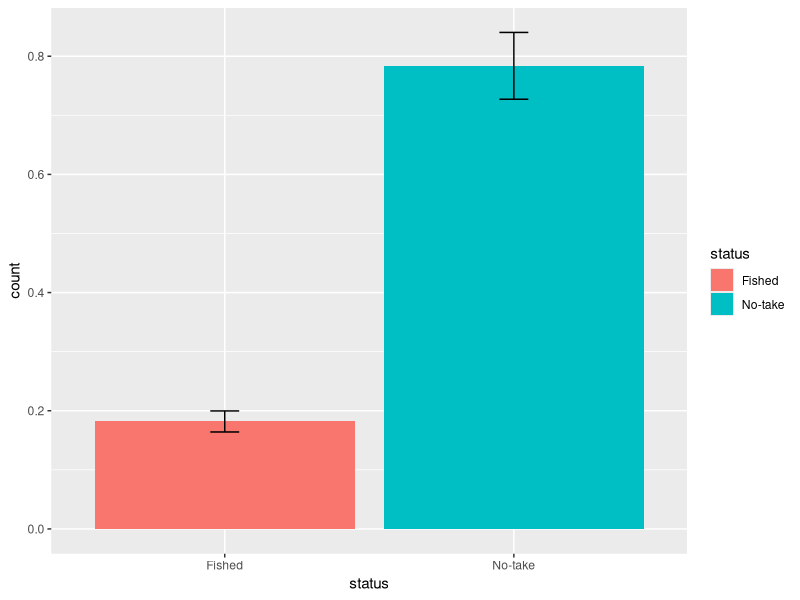
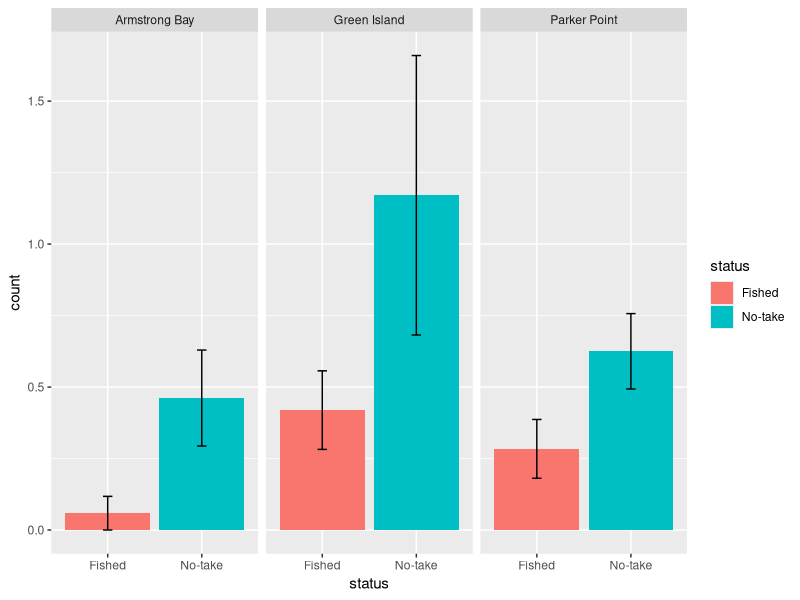
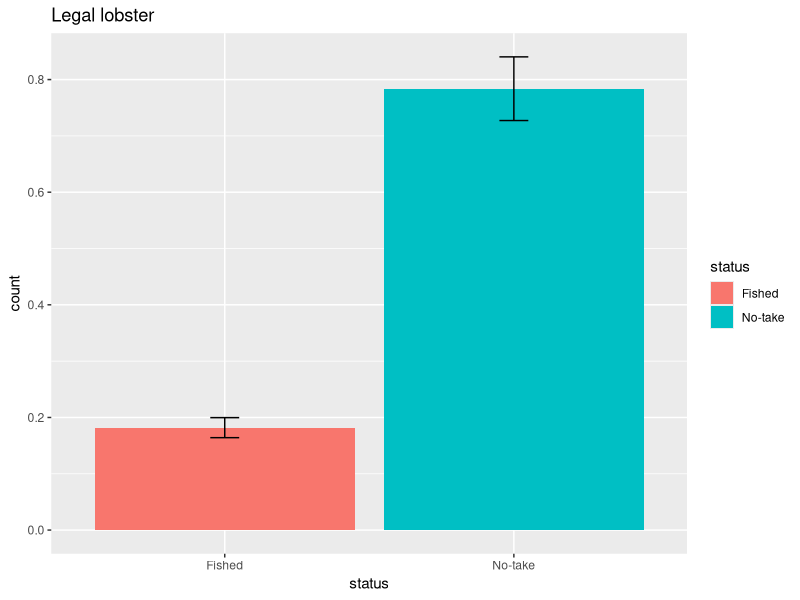
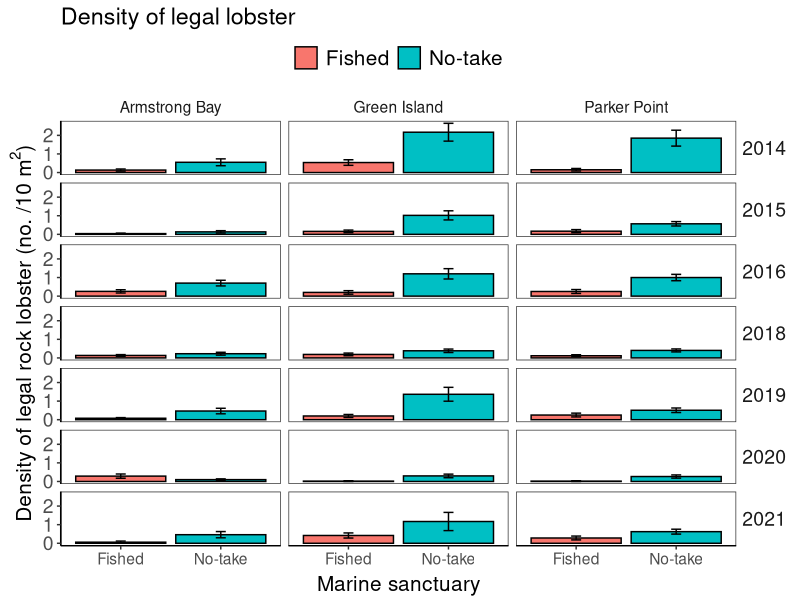
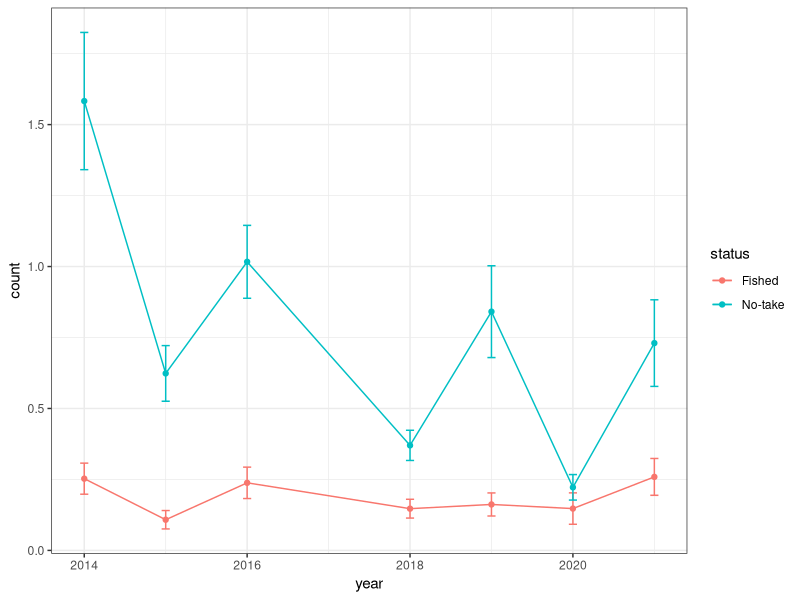
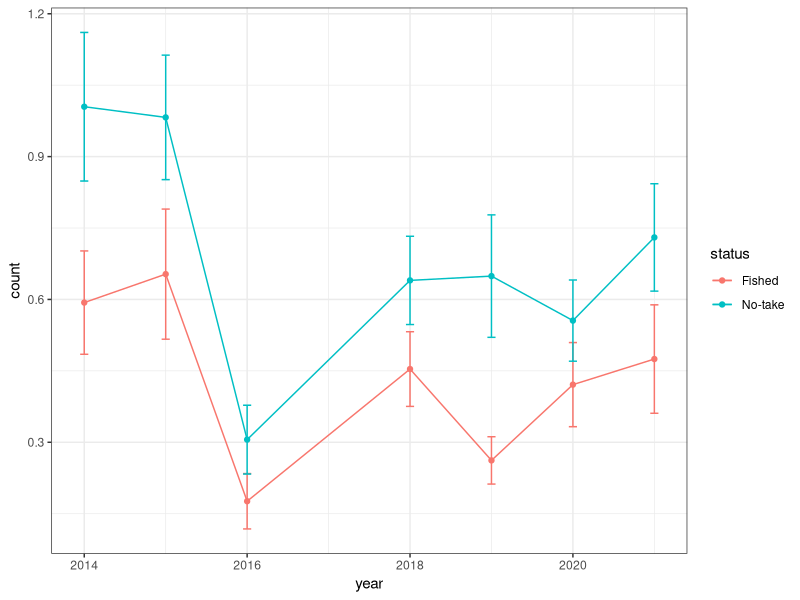
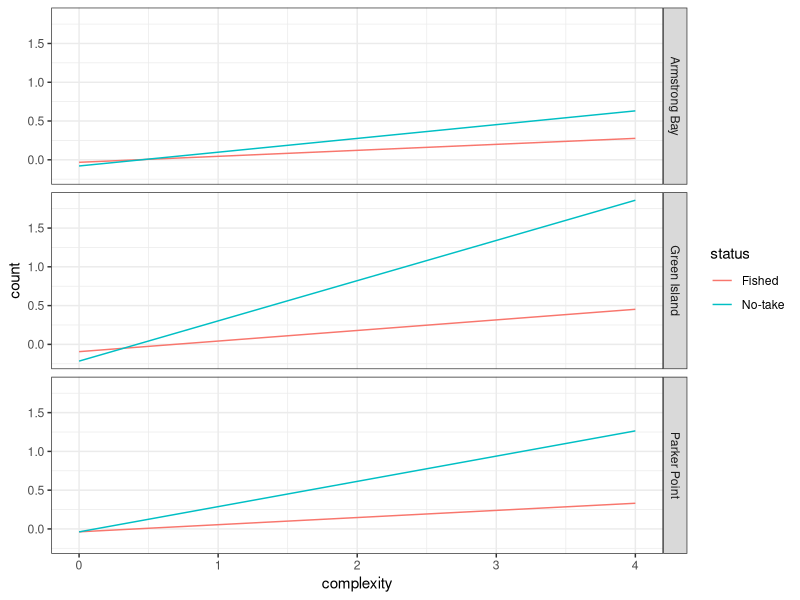
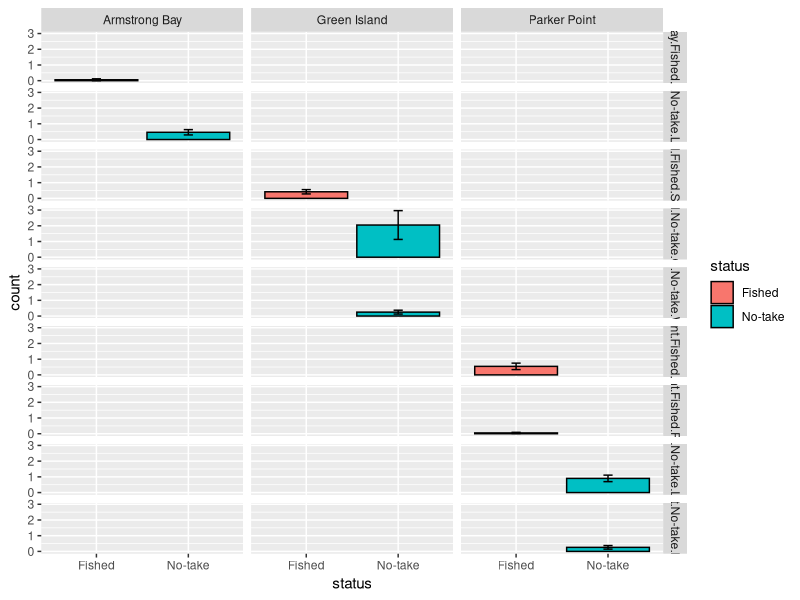

Reproduce these figures in R, in order.
## ---- chunk 1

library(knitr)
knitr::opts_chunk$set(echo = TRUE)
## ---- chunk 2
library(tidyr) #to tidy data
library(dplyr) #to transform data
library(readr) #to write data
library(here) #to make robust links to files

library(forcats) #to transform catagorical data
library(ggplot2) #to plot data
## ---- chunk 3
study<-"lobster.density"
## ---- chunk 4
se <- function(x) sd(x) / sqrt(length(x))
se.min <- function(x) (mean(x)) - se(x) #to make SE min.
se.max <- function(x) (mean(x)) + se(x) #to make SE max.
## ---- chunk 5
data.dir <- here("Data")

# or for ecocloud
#data.dir <- here("workspace","Template-lobster-density","Data")
## ---- chunk 6
dir.create(file.path(here(), "Plots")) #create Plots folder

plots.dir=here("Plots")

# or for ecocloud
#dir.create(file.path(here(), "workspace","Template-lobster-density","Plots"))
#plots.dir <- here("workspace","Template-lobster-density","Plots")

## ---- chunk 7
data.dir <- here("Data")
setwd(data.dir)#this is out shortcut using here()
dir()

dat<-read_csv("lobster.density.csv")%>%
  glimpse()

## ---- chunk 8

ggplot(dat%>%filter(size.class=="legal"), aes(x=status, y=count,fill=status)) + 
  stat_summary(fun.y=mean, geom="bar") + #add bar at mean
  stat_summary(fun.ymin = se.min, fun.ymax = se.max, geom = "errorbar", width = 0.1) #add error bars

## ---- chunk 9

ggplot(dat%>%filter(size.class=="legal"&year=="2021"), aes(x=status, y=count,fill=status)) + 
  stat_summary(fun.y=mean, geom="bar") + #add bar at mean
  stat_summary(fun.ymin = se.min, fun.ymax = se.max, geom = "errorbar", width = 0.1)+ #add error bars
facet_grid(.~sanctuary)
## ---- chunk 10

ggsave(here("Plots","status.barplot.png"))

## ---- chunk 11
status.barplot <- ggplot(dat%>%filter(size.class=="legal"), aes(x=status, y=count,fill=status)) + 
  stat_summary(fun.y=mean, geom="bar") + #add bar at mean
  stat_summary(fun.ymin = se.min, fun.ymax = se.max, geom = "errorbar", width = 0.1) + #add error bars
  ggtitle("Legal lobster") #add a title
status.barplot

## ---- chunk 12
ggsave(here("Plots","status.barplot2.png"),status.barplot)


ggsave(here("Plots","status.barplot2.png"),status.barplot,
       width = 15, height = 8,units = "cm") 

## ---- chunk 13
Theme1 <-
  theme(
    panel.grid.major = element_blank(), #turns off the major grid lines
    panel.grid.minor = element_blank(), #turns off the minor grid lines
    
    text=element_text(size=14), #sets all text to 14
    
    axis.title.x=element_text(vjust=0.3, size=15),
    axis.title.y=element_text(vjust=0.6, angle=90, size=15),
    axis.text.y=element_text(size=14),
    axis.line.x=element_line(colour="black", size=0.5,linetype='solid'),
    axis.line.y=element_line(colour="black", size=0.5,linetype='solid'),
    
    legend.title = element_blank(), #turns off the legend title
    legend.background = element_blank(), #turns off the legend outline
    legend.key = element_blank(), # turns off the rectangle around symbols in the legend
    legend.text = element_text(size=15),
    legend.position = "top",
    
    strip.text.y = element_text(size = 14,angle = 0), #sets size and angle of text in facet strip
    strip.background = element_blank()) #turns off the facet strip box
## ---- chunk 14

status.year.sanctuary<-ggplot(dat%>%filter(size.class=="legal"), aes(x=status, y=count,fill=status)) + 
  stat_summary(fun.y=mean, geom="bar", colour="black") +
  stat_summary(fun.ymin = se.min, fun.ymax = se.max, geom = "errorbar", width = 0.1) +
  # Labels
  xlab("Marine sanctuary")+
  ylab(bquote('Density of legal rock lobster (no. /10 m'^2*')'))+
  ggtitle("Density of legal lobster")+
  # Apperance
  theme_bw()+
  Theme1+
  facet_grid(year~sanctuary)
status.year.sanctuary

## ---- chunk 15
ggsave(here("Plots","status.barplot.png"),status.year.sanctuary,
       width = 15, height = 15,units = "cm")

## ---- chunk 16
ggplot(dat%>%filter(size.class=="legal"), aes(x=year, y=count,colour=status)) + 
  stat_summary(fun.y=mean, geom="point") +
  stat_summary(fun.y=mean, geom="line") +
  stat_summary(fun.ymin = se.min, fun.ymax = se.max, geom = "errorbar", width = 0.1)+
  theme_bw()
## ---- chunk 17
glimpse(dat)
unique(dat$size.class)

ggplot(dat%>%filter(size.class=="sub.legal"), aes(x=year, y=count,colour=status)) + 
  stat_summary(fun.y=mean, geom="point") +
  stat_summary(fun.y=mean, geom="line") +
  stat_summary(fun.ymin = se.min, fun.ymax = se.max, geom = "errorbar", width = 0.1)+
  theme_bw()
## ---- chunk 18
glimpse(dat)

ggplot(dat%>%filter(size.class=="legal"), aes(x=complexity, y=count,colour=status)) + 
  geom_smooth(method=lm, size=0.5,se=F)+
  theme_bw()+
  facet_grid(sanctuary~.)
## ---- chunk 19
ggplot(dat%>%filter(size.class=="legal"&year==2021),aes(x=status, y=count,fill=status)) +
    stat_summary(fun.y=mean, geom="bar", colour="black") +
    stat_summary(fun.ymin = se.min, fun.ymax = se.max, geom = "errorbar", width = 0.1) +
    facet_grid(site.new~sanctuary)
## ---- chunk 20
 ggplot(dat%>%filter(size.class=="legal"&year==2021), aes(x=complexity, y=count,colour=sanctuary)) + 
    geom_smooth(method=lm, size=0.5,se=F)+
    coord_cartesian(ylim = c(0, 0.5), expand = FALSE)+
  facet_grid(.~status)
## ---- chunk 21
 ggplot(dat%>%filter(size.class=="legal"&year==2021), aes(x=depth, y=count,colour=sanctuary)) + 
    geom_smooth(method=lm, size=0.5,se=F)+
    coord_cartesian(ylim = c(0, 0.5), expand = FALSE)+
  facet_grid(.~status)
## ---- chunk 22
 ggplot(dat%>%filter(size.class=="legal"&year==2021), aes(x=complexity, y=count,colour=sanctuary)) + 
    geom_smooth(method=lm, size=0.5,se=T)+
    coord_cartesian(ylim = c(0, 3), expand = FALSE)+
  ggtitle("incorrect SE")
## ---- chunk 23
glimpse(dat)

ggplot(dat%>%filter(size.class=="legal"&sanctuary=="Armstrong Bay"),aes(x=year, y=count,colour=status)) +
    stat_summary(fun.y=mean, geom="point", colour="black") +
    stat_summary(fun.ymin = se.min, fun.ymax = se.max, geom = "errorbar", width = 0.1) +
    facet_grid(site.new~.)+
  theme(strip.text.y = element_text(angle=0))
## ---- chunk 24
glimpse(dat)

ggplot(dat%>%filter(size.class=="legal"&sanctuary=="Armstrong Bay"),aes(x=year, y=count,colour=status)) +
    stat_summary(fun.y=mean, geom="point", colour="black") +
    stat_summary(fun.ymin = se.min, fun.ymax = se.max, geom = "errorbar", width = 0.1) +
  geom_jitter(alpha=0.25)+
    facet_grid(site.new~.)+
  theme(strip.text.y = element_text(angle=0))
## ---- chunk 25
glimpse(dat)

ggplot(dat%>%filter(size.class=="legal"&sanctuary=="Green Island"),aes(x=year, y=count,colour=status)) +
    stat_summary(fun.y=mean, geom="point", colour="black") +
    stat_summary(fun.ymin = se.min, fun.ymax = se.max, geom = "errorbar", width = 0.1) +
    facet_grid(site.new~.)+
  theme(strip.text.y = element_text(angle=0))
## ---- chunk 26
glimpse(dat)

ggplot(dat%>%filter(size.class=="legal"&sanctuary=="Parker Point"),aes(x=year, y=count,colour=status)) +
    stat_summary(fun.y=mean, geom="point", colour="black") +
    stat_summary(fun.ymin = se.min, fun.ymax = se.max, geom = "errorbar", width = 0.1) +
    facet_grid(site.new~.)+
  theme(strip.text.y = element_text(angle=0))
## ---- chunk 27
 ggplot(dat%>%filter(size.class=="legal"), aes(x=year, y=count,colour=status)) + 
    geom_smooth(method=lm, size=0.5,se=T)+
    coord_cartesian(ylim = c(0, 3), expand = FALSE)+
  ggtitle("incorrect SE")
## ---- chunk 28
 ggplot(dat%>%filter(size.class=="legal"&year=="2018"), aes(x=complexity, y=count,colour=status)) + 
    geom_smooth(method=lm, size=0.5,se=T)+
    # coord_cartesian(ylim = c(0, 3), expand = FALSE)+
  geom_jitter(alpha=0.25)+
  ggtitle("incorrect SE")
